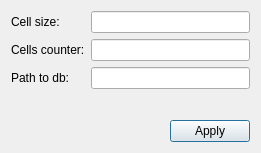
<?xml version="1.0" encoding="UTF-8"?>
<ui version="4.0">
 <class>settings_window</class>
 <widget class="QDialog" name="settings_window">
  <property name="geometry">
   <rect>
    <x>0</x>
    <y>0</y>
    <width>261</width>
    <height>153</height>
   </rect>
  </property>
  <property name="sizePolicy">
   <sizepolicy hsizetype="Preferred" vsizetype="Fixed">
    <horstretch>0</horstretch>
    <verstretch>0</verstretch>
   </sizepolicy>
  </property>
  <property name="minimumSize">
   <size>
    <width>261</width>
    <height>153</height>
   </size>
  </property>
  <property name="maximumSize">
   <size>
    <width>16777215</width>
    <height>153</height>
   </size>
  </property>
  <property name="windowTitle">
   <string>Path Finder</string>
  </property>
  <layout class="QGridLayout" name="gridLayout">
   <item row="0" column="0" colspan="3">
    <layout class="QHBoxLayout" name="main_settings_layout">
     <item>
      <layout class="QVBoxLayout" name="settings_labels_layout">
       <item>
        <widget class="QLabel" name="cell_size_label">
         <property name="sizePolicy">
          <sizepolicy hsizetype="Preferred" vsizetype="Preferred">
           <horstretch>0</horstretch>
           <verstretch>0</verstretch>
          </sizepolicy>
         </property>
         <property name="text">
          <string>Cell size:</string>
         </property>
        </widget>
       </item>
       <item>
        <widget class="QLabel" name="cells_counter_label">
         <property name="sizePolicy">
          <sizepolicy hsizetype="Preferred" vsizetype="Preferred">
           <horstretch>0</horstretch>
           <verstretch>0</verstretch>
          </sizepolicy>
         </property>
         <property name="text">
          <string>Cells counter:</string>
         </property>
        </widget>
       </item>
       <item>
        <widget class="QLabel" name="path_to_db_label">
         <property name="text">
          <string>Path to db:</string>
         </property>
        </widget>
       </item>
      </layout>
     </item>
     <item>
      <layout class="QVBoxLayout" name="settings_line_edits_layout">
       <item>
        <widget class="QLineEdit" name="cell_size_line_edit">
         <property name="sizePolicy">
          <sizepolicy hsizetype="Expanding" vsizetype="Fixed">
           <horstretch>0</horstretch>
           <verstretch>0</verstretch>
          </sizepolicy>
         </property>
         <property name="alignment">
          <set>Qt::AlignRight|Qt::AlignTrailing|Qt::AlignVCenter</set>
         </property>
        </widget>
       </item>
       <item>
        <widget class="QLineEdit" name="cells_counter_line_edit">
         <property name="alignment">
          <set>Qt::AlignRight|Qt::AlignTrailing|Qt::AlignVCenter</set>
         </property>
        </widget>
       </item>
       <item>
        <widget class="QLineEdit" name="path_to_db_line_edit">
         <property name="alignment">
          <set>Qt::AlignRight|Qt::AlignTrailing|Qt::AlignVCenter</set>
         </property>
        </widget>
       </item>
      </layout>
     </item>
    </layout>
   </item>
   <item row="1" column="1">
    <spacer name="medium_spacer">
     <property name="orientation">
      <enum>Qt::Vertical</enum>
     </property>
     <property name="sizeHint" stdset="0">
      <size>
       <width>20</width>
       <height>21</height>
      </size>
     </property>
    </spacer>
   </item>
   <item row="2" column="0">
    <spacer name="apply_button_spacer">
     <property name="orientation">
      <enum>Qt::Horizontal</enum>
     </property>
     <property name="sizeHint" stdset="0">
      <size>
       <width>130</width>
       <height>20</height>
      </size>
     </property>
    </spacer>
   </item>
   <item row="2" column="2">
    <widget class="QPushButton" name="apply_button">
     <property name="text">
      <string>Apply</string>
     </property>
    </widget>
   </item>
  </layout>
 </widget>
 <resources/>
 <connections/>
</ui>
